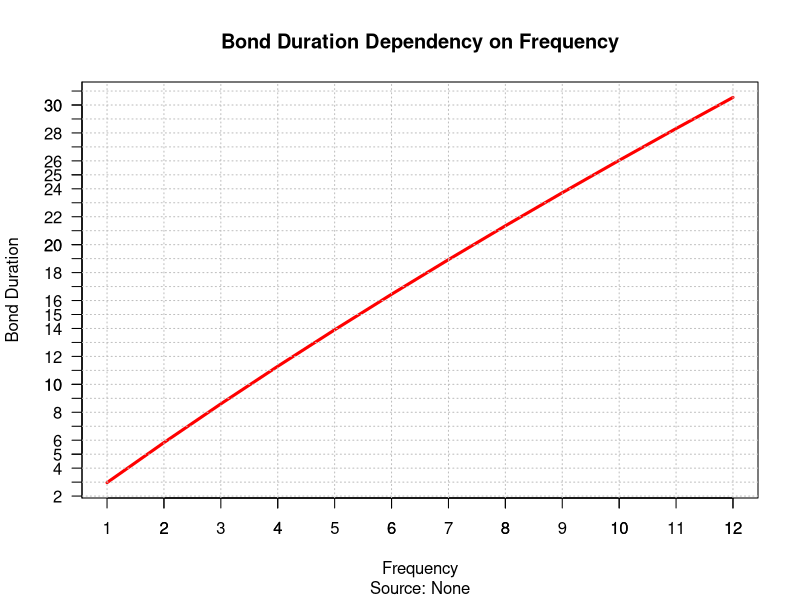

The R source for this figure:
# Plot showing Duration Dependency on Frequency
duration.plt.frequency <- function(P, C, r = 0.05, y = 5, D = NULL){
  
  P. <- NULL
  
  for (f in seq(1, 12, 1)){ P. <- P * (1 + C/f)/(1 + r/f)^(y*f)
  
    PV <- NULL # Variable to store PV
    payments <- NULL # Variable to store payments
    
    for (n in 1:(y * f - 1)){ PV <- cbind(PV, C * P / f / (1 + r / f) ^ n * f) 
    
      payments <- cbind(payments, n * PV[n]) } # Coupon PV
  
    # Duration
    D <- rbind(D,(sum(payments[seq(y*f-1)])+P.*y*f)/(P.+sum(PV[seq(y*f-1)])))}
  
  plot(x = seq(1, 12, 1),
       y = D,
       type = "l",
       xlab = "Frequency",
       ylab = "Bond Duration",
       main = "Bond Duration Dependency on Frequency",
       sub = "Source: None",
       col = "red",
       lwd = 3,
       las = 1)
  
  axis(side = 1, at=seq(1, 12, 1)) # Axes
  axis(side = 2, at=seq(0, 100, 1), las = 1)
  
  abline(v = seq(1, 12, 1), lty = 3, col = "grey") # lines 
  abline(h = seq(1, 100, 1), lty = 3, col = "grey")
}
duration.plt.frequency(1000, 0.01, 0.1, 3) # Test
